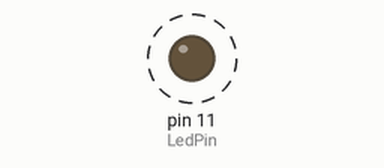
Simulated run of this program. Board: Raspberry Pi (header pin numbers). Shown: output pins drawn as LEDs (lit = HIGH). Dashed ring = blinking. What the program prints to the terminal is not drawn.

Above: at 0.2 s.
Timing chart, 0 to 3.0 s (numbered marks = the images above):
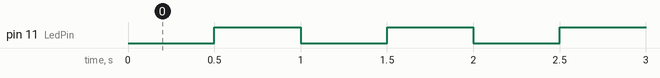

The program:

01_blinkingLed.py
```python
#!/usr/bin/env python

#-----------------------------------------------------------
# File name   : 01_blinkingLed_2.py
# Description : make an led blinking.
# Author      : Jason
# E-mail      : jason@adeept.com
# Website     : www.adeept.com
# Date        : 2015/06/12
#-----------------------------------------------------------

import RPi.GPIO as GPIO
import time

LedPin = 11    # pin11

def setup():
	GPIO.setmode(GPIO.BOARD)       # Numbers pins by physical location
	GPIO.setup(LedPin, GPIO.OUT)   # Set pin mode as output
	GPIO.output(LedPin, GPIO.HIGH) # Set pin to high(+3.3V) to off the led

def loop():
	while True:
		print ('...led on')
		GPIO.output(LedPin, GPIO.LOW)  # led on
		time.sleep(0.5)
		print ('led off...')
		GPIO.output(LedPin, GPIO.HIGH) # led off
		time.sleep(0.5)

def destroy():
	GPIO.output(LedPin, GPIO.HIGH)     # led off
	GPIO.cleanup()                     # Release resource

if __name__ == '__main__':     # Program start from here
	setup()
	try:
		loop()
	except KeyboardInterrupt:  # When 'Ctrl+C' is pressed, the child program destroy() will be  executed.
		destroy()
```

Measured:
- by itself, pin 11 (LedPin): alternates HIGH for 0.50 s and LOW for 0.50 s
